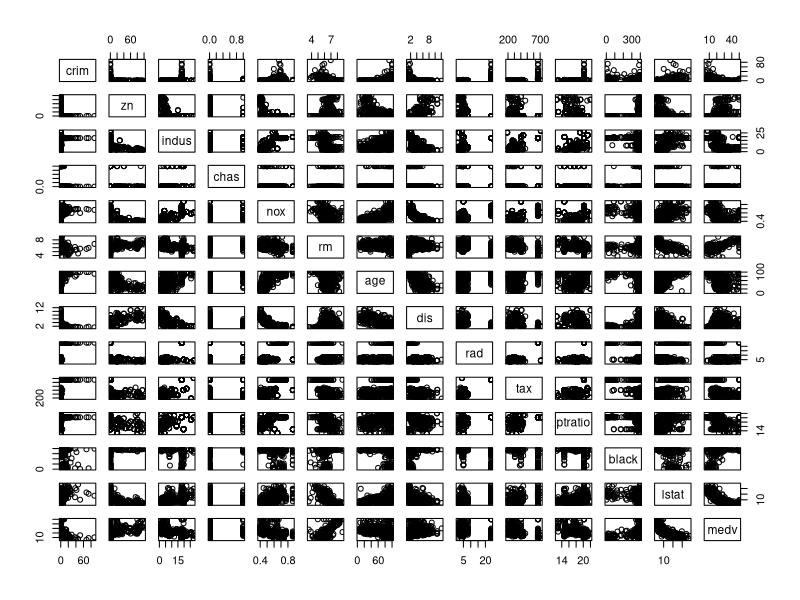
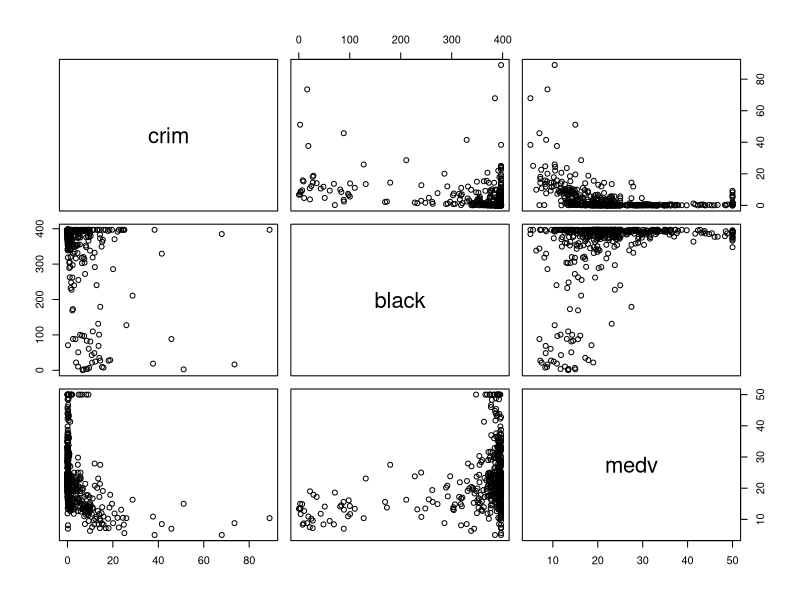
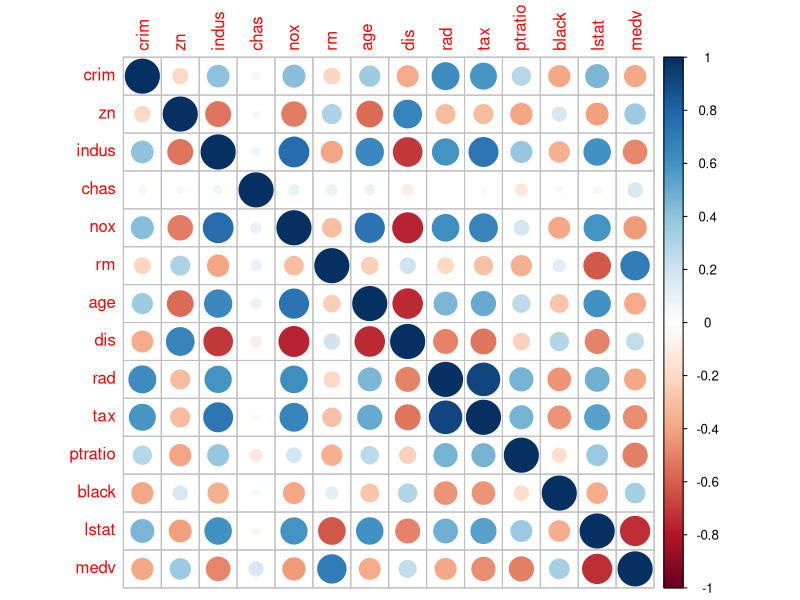

These figures' R source, in order:
## ---- chunk 1
library(MASS)
library(ggplot2)
data("Boston")
dim(Boston)
str(Boston)
## ---- chunk 2
summary(Boston)
pairs(Boston)
## ---- chunk 3
pairs(Boston[,c(1,12,14)])
## ---- chunk 4
# calculate the correlation matrix and round it
cor_matrix <- cor(Boston) 

# print the correlation matrix
print(cor_matrix)

# visualize the correlation matrix
library(corrplot)
corrplot(cor_matrix, method="circle")
## ---- chunk 5
# center and standardize variables by using the mean as the center point
boston_scaled <- as.data.frame(scale(Boston))

# summaries of the variables
summary(Boston)
summary(boston_scaled)

## ---- chunk 6
# c reating the quantile bins for our labeling
bins <- quantile(boston_scaled$crim)
bins
#creating a vector label which contains our desired labels
label <- c("low","med_low","med_high","high")
# create a categorical variable 'crime'
crime <- cut(boston_scaled$crim, breaks = bins, include.lowest = TRUE,labels = label)

# look at the table of the new factor crime
table(crime)
# now we have a uniform distribution of crime rate factors
# remove original crim from the dataset
boston_scaled <- dplyr::select(boston_scaled, -crim)

# add the new categorical value to scaled data
boston_scaled <- data.frame(boston_scaled, crime)

## ---- chunk 7
# number of rows in the Boston dataset 
n <- nrow(boston_scaled)

# choose randomly 80% of the rows
ind <- sample(n,  size = n * 0.8)

# create train set
train <- boston_scaled[ind,]

# create test set 
test <- boston_scaled[-ind,]

# save the correct classes from test data
correct_classes <- test$crime

# remove the crime variable from test data so that we can use our model to label it
test <- dplyr::select(test, -crime)
